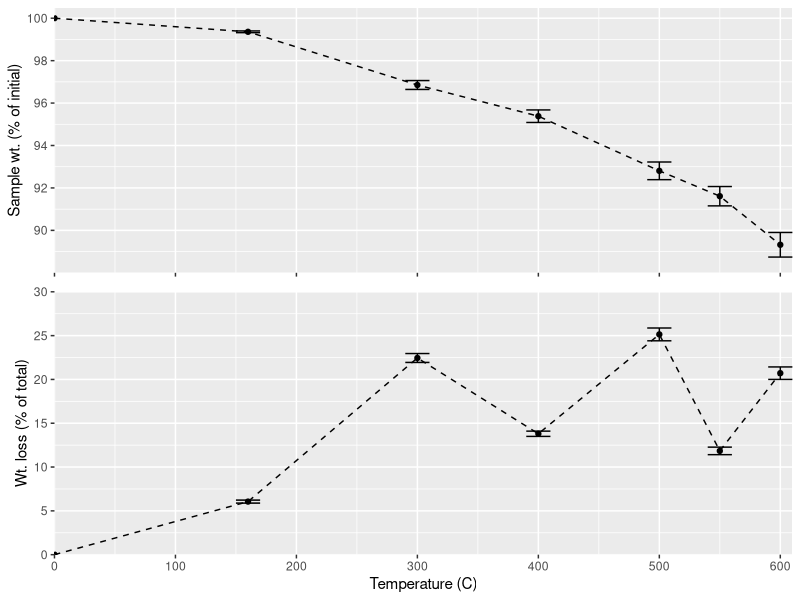

The R script that drew this image:
library(tidyverse)
library(plotrix)
library(cowplot)
ramped <- read_csv("./Howard_et_al_data.csv")

x0 = 100*(ramped$org_wt)/(ramped$org_wt)
x160 = 100*(ramped$`160remains`)/(ramped$org_wt)
x300 = 100*(ramped$`300remains`)/(ramped$org_wt)              
x400 = 100*(ramped$`400remains`)/(ramped$org_wt)      
x500 = 100*(ramped$`500remains`)/(ramped$org_wt)     
x550 = 100*(ramped$`550remains`)/(ramped$org_wt)
x600 = 100*(ramped$`600remains`)/(ramped$org_wt)

averageramped <- tibble(x0,x160,x300,x400,x500,x550,x600) %>% 
  gather("temp_id", "values")


summary <- averageramped %>% 
  group_by(temp_id) %>% 
  summarise(mean= mean(values, na.rm = TRUE), 
            SE = std.error(values, na.rm = TRUE)) %>% 
  mutate(temp = as.numeric(str_remove_all(temp_id, "x")))

###
top_plot <- summary %>% 
  ggplot(aes(temp,mean))+
  geom_point()+  
  geom_errorbar(aes(ymin=mean-SE, ymax=mean+SE), width=20) +
  geom_line(linetype = "dashed")+
  scale_x_continuous(expand = c(0, 0), 
                     breaks=seq(from = 0, to = 600, by = 100),
                     limits = c(0,610))+
  scale_y_continuous(expand = c(0, 0), 
                     breaks=seq(90,100,2),
                     limits = c(88,100.5))+
  labs(x = "",
       y = "Sample wt. (% of initial)")+
  theme(axis.title.x=element_blank(),
        axis.text.x=element_blank())


#####

totalweightloss <- ramped$`160off`+ramped$`300off`+ramped$`400off`+
  ramped$`500off`+ramped$`550off`+ramped$`600off`

"x0" = (ramped$org_wt)-(ramped$org_wt)
"x160" = 100*(ramped$`160off`)/(totalweightloss)
"x300" = 100*(ramped$`300off`)/(totalweightloss)              
"x400" = 100*(ramped$`400off`)/(totalweightloss)      
"x500" = 100*(ramped$`500off`)/(totalweightloss)     
"x550" = 100*(ramped$`550off`)/(totalweightloss)
"x600" = 100*(ramped$`600off`)/(totalweightloss)


averageramped <- tibble(x0,x160,x300,x400,x500,x550,x600) %>% 
  gather("temp_id", "values")


summary <- averageramped %>% 
  group_by(temp_id) %>% 
  summarise(mean= mean(values, na.rm = TRUE), 
            SE = std.error(values, na.rm = TRUE)) %>% 
  ungroup() %>% 
  mutate(temp = as.numeric(str_remove_all(temp_id, "x")))

bottom_plot <- summary %>% 
  ggplot(aes(temp,mean))+
  geom_point()+  
  geom_errorbar(aes(ymin=mean-SE, ymax=mean+SE), width=20) +
  geom_line(linetype = "dashed")+
  scale_x_continuous(expand = c(0, 0), 
                     breaks = seq(from = 0, to = 600, by = 100),
                     limits = c(0,610))+
  scale_y_continuous(expand = c(0, 0), 
                     breaks = seq(0,30,5),
                     limits = c(0,30))+
  labs(x = "Temperature (C)",
       y = "Wt. loss (% of total)")


big_plot <- plot_grid(top_plot, bottom_plot, ncol = 1, rel_heights = c(.9,1),
                      align = 'v', axis = 'l') # aligning vertically along the left axis


ggsave("sup2_ramped_loi.pdf",big_plot, width = 6.8, height = 4.6)
